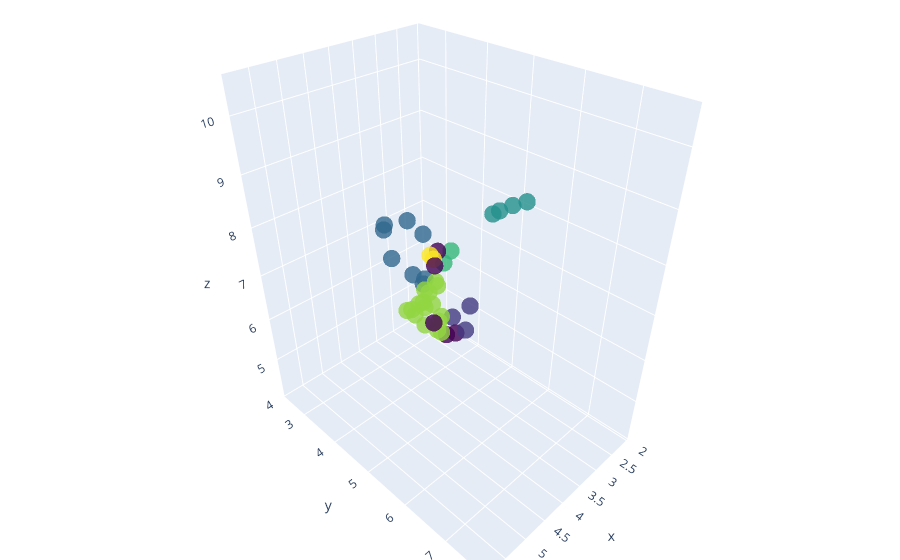

The code cell stored with this chart in its notebook:
### Markdown cell above
## UMAP with DBSCAN

### Code cell
import umap.umap_ as umap
import plotly.graph_objects as go

# Compute UMAP embeddings
reducer = umap.UMAP(n_neighbors=7, metric='precomputed', n_components=3)
embedding = reducer.fit_transform(wasserstein_distances)

# Create a trace for the scatter plot
trace = go.Scatter3d(
    x=embedding[:, 0],
    y=embedding[:, 1],
    z=embedding[:, 2],
    mode='markers',
    marker=dict(
        size=6,
        color=labels_dbscan,  # set color to DBSCAN cluster labels
        colorscale='Viridis',   # choose a colorscale
        opacity=0.8
    ),
    text=sequences,  # add protein sequences as labels
    hovertemplate='Protein: %{text}<br>Cluster: %{marker.color}<extra></extra>'  # show protein sequence and cluster on hover
)

# Create a layout
layout = go.Layout(
    margin=dict(l=0, r=0, b=0, t=0),
    hovermode='closest'  # show label of the closest point on hover
)

# Create a figure and add the scatter plot trace to it
fig = go.Figure(data=[trace], layout=layout)

# Show the figure
fig.show()

### Figure 1 — Plotly figure (JSON) as saved in the notebook; plotly's stock layout.template omitted (floating-point values rounded to 4 significant figures)
{"data": [{"hovertemplate": "Protein: %{text}<br>Cluster: %{marker.color}<extra></extra>", "marker": {"color": [-1, 0, 1, 1, 0, -1, 2, 3, 3, -1, 0, 1, 1, 2, 1, 1, 2, 1, 2, 1, 4, 5, 4, 4, 5, 4, 4, 4, 4, 4, 4, 4, 4, 4, 4, 4, 4, 4, -1, -1], "colorscale": [[0, "#440154"], [0.1111, "#482878"], [0.2222, "#3e4989"], [0.3333, "#31688e"], [0.4444, "#26828e"], [0.5556, "#1f9e89"], [0.6667, "#35b779"], [0.7778, "#6ece58"], [0.8889, "#b5de2b"], [1, "#fde725"]], "opacity": 0.8, "size": 6}, "mode": "markers", "text": ["MAPLRKTYVLKLYVAGNTPNSVRALKTLNNILEKEFKGVYALKVIDVLKNPQLAEEDKILATPTLAKKLPPPVRRIIGDLSNSKKVLIGLDLLYEEIGDQAEDDLGLE", "MAPLRKTYVLKLYVAGNTPNSVRALKTLNNILEKEFKGVYALKVIDVLKNPQLAEEDKILATPTLAKGLPPPVRRIIGDLSNRKKVLIGLDLLYEEIGDQAEDDLGLE", "MAPLRKTYVLKLYVAGNTPNSVRALKTLNNILEKEFKGVYALKVIDVLKNPQLAEEDKILATPTLAKLLPPPVRRIIGDLSNRKKVLIGLDLLYEEIGDQAEDDLGLE", "MAPLRKTYVLKLYVAGNTPNSVRALKTLNNILEKEFKGVYALKVIDVLKNPQLAEEDKILATPTLAKLLPPPVRRIIGDLSNKEKVLIGLDLLYEEIGDQAEDDLGLE", "MAPLRKTYVLKLYVAGNTPNSVRALKTLNNILEKEFKGVYALKVIDVLKNPQLAEEDKILATPTLAKGLPPPVRRIIGDLSNKEKVLIGLDLLYEEIGDQAEDDLGLE", "MAPLRKTYVLKLYVAGNTPNSVRALKTLNNILEKEFKGVYALKVIDVLKNPQLAEEDKILATPTLAKGLPPPVRRIIGDLSNPKKVLIGLDLLYEEIGDQAEDDLGLE", "MAPLRKTYVLKLYVAGNTPNSVRALKTLNNILEKEFKGVYALKVIDVLKNPQLAEEDKILATPTLAKLLPPPVRRIIGDLSNLEKVLIGLDLLYEEIGDQAEDDLGLE", "MAPLRKTYVLKLYVAGNTPNSVRALKTLNNILEKEFKGVYALKVIDVLKNPQLAEEDKILATPTLAKGLPPPVRRIIGDLSNLEKVLIGLDLLYEEIGDQAEDDLGLE", "MAPLRKTYVLKLYVAGNTPNSVRALKTLNNILEKEFKGVYALKVIDVLKNPQLAEEDKILATPTLAKGLPPPVRRIIGDLSNLKKVLIGLDLLYEEIGDQAEDDLGLE", "MAPLRKTYVLKLYVAGNTPNSVRALKTLNNILEKEFKGVYALKVIDVLKNPQLAEEDKILATPTLAKKLPPPVRRIIGDLSNVKKVLIGLDLLYEEIGDQAEDDLGLE", "MAPLRKTYVLKLYVAGNTPNSVRALKTLNNILEKEFKGVYALKVIDVLKNPQLAEEDKILATPTLAKGLPPPVRRIIGDLSNKKKVLIGLDLLYEEIGDQAEDDLGLE", "MAPLRKTYVLKLYVAGNTPNSVRALKTLNNILEKEFKGVYALKVIDVLKNPQLAEEDKILATPTLAKLLPPPVRRIIGDLSNKKKVLIGLDLLYEEIGDQAEDDLGLE", "MAPLRKTYVLKLYVAGNTPNSVRALKTLNNILEKEFKGVYALKVIDVLKNPQLAEEDKILATPTLAKKLPPPVRRIIGDLSNPKKVLIGLDLLYEEIGDQAEDDLGLE", "MAPLRKTYVLKLYVAGNTPNSVRALKTLNNILEKEFKGVYALKVIDVLKNPQLAEEDKILATPTLAKLLPPPVRRIIGDLSNLKKVLIGLDLLYEEIGDQAEDDLGLE", "MAPLRKTYVLKLYVAGNTPNSVRALKTLNNILEKEFKGVYALKVIDVLKNPQLAEEDKILATPTLAKKLPPPVRRIIGDLSNKEKVLIGLDLLYEEIGDQAEDDLGLE", "MAPLRKTYVLKLYVAGNTPNSVRALKTLNNILEKEFKGVYALKVIDVLKNPQLAEEDKILATPTLAKLLPPPVRRIIGDLSNPKKVLIGLDLLYEEIGDQAEDDLGLE", "MAPLRKTYVLKLYVAGNTPNSVRALKTLNNILEKEFKGVYALKVIDVLKNPQLAEEDKILATPTLAKKLPPPVRRIIGDLSNLEKVLIGLDLLYEEIGDQAEDDLGLE", "MAPLRKTYVLKLYVAGNTPNSVRALKTLNNILEKEFKGVYALKVIDVLKNPQLAEEDKILATPTLAKKLPPPVRRIIGDLSNKKKVLIGLDLLYEEIGDQAEDDLGLE", "MAPLRKTYVLKLYVAGNTPNSVRALKTLNNILEKEFKGVYALKVIDVLKNPQLAEEDKILATPTLAKKLPPPVRRIIGDLSNLKKVLIGLDLLYEEIGDQAEDDLGLE", "MAPLRKTYVLKLYVAGNTPNSVRALKTLNNILEKEFKGVYALKVIDVLKNPQLAEEDKILATPTLAKKLPPPVRRIIGDLSNRKKVLIGLDLLYEEIGDQAEDDLGLE", "MAPLRKTYVLKLYVAGNTPNSVRALKTLNNILEKEFKGVYALKVIDVLKNPQLAEEDKILATPTLAKCLPPPVRRIIGDLSNYCKVLIGLDLLYEEIGDQAEDDLGLE", "MAPLRKTYVLKLYVAGNTPNSVRALKTLNNILEKEFKGVYALKVIDVLKNPQLAEEDKILATPTLAKMLPPPVRRIIGDLSNWCKVLIGLDLLYEEIGDQAEDDLGLE", "MAPLRKTYVLKLYVAGNTPNSVRALKTLNNILEKEFKGVYALKVIDVLKNPQLAEEDKILATPTLAKCLPPPVRRIIGDLSNWMKVLIGLDLLYEEIGDQAEDDLGLE", "MAPLRKTYVLKLYVAGNTPNSVRALKTLNNILEKEFKGVYALKVIDVLKNPQLAEEDKILATPTLAKCLPPPVRRIIGDLSNCFKVLIGLDLLYEEIGDQAEDDLGLE", "MAPLRKTYVLKLYVAGNTPNSVRALKTLNNILEKEFKGVYALKVIDVLKNPQLAEEDKILATPTLAKWLPPPVRRIIGDLSNWCKVLIGLDLLYEEIGDQAEDDLGLE", "MAPLRKTYVLKLYVAGNTPNSVRALKTLNNILEKEFKGVYALKVIDVLKNPQLAEEDKILATPTLAKMLPPPVRRIIGDLSNCWKVLIGLDLLYEEIGDQAEDDLGLE", "MAPLRKTYVLKLYVAGNTPNSVRALKTLNNILEKEFKGVYALKVIDVLKNPQLAEEDKILATPTLAKHLPPPVRRIIGDLSNCCKVLIGLDLLYEEIGDQAEDDLGLE", "MAPLRKTYVLKLYVAGNTPNSVRALKTLNNILEKEFKGVYALKVIDVLKNPQLAEEDKILATPTLAKCLPPPVRRIIGDLSNCHKVLIGLDLLYEEIGDQAEDDLGLE", "MAPLRKTYVLKLYVAGNTPNSVRALKTLNNILEKEFKGVYALKVIDVLKNPQLAEEDKILATPTLAKCLPPPVRRIIGDLSNHWKVLIGLDLLYEEIGDQAEDDLGLE", "MAPLRKTYVLKLYVAGNTPNSVRALKTLNNILEKEFKGVYALKVIDVLKNPQLAEEDKILATPTLAKMLPPPVRRIIGDLSNCCKVLIGLDLLYEEIGDQAEDDLGLE", "MAPLRKTYVLKLYVAGNTPNSVRALKTLNNILEKEFKGVYALKVIDVLKNPQLAEEDKILATPTLAKWLPPPVRRIIGDLSNCWKVLIGLDLLYEEIGDQAEDDLGLE", "MAPLRKTYVLKLYVAGNTPNSVRALKTLNNILEKEFKGVYALKVIDVLKNPQLAEEDKILATPTLAKWLPPPVRRIIGDLSNCCKVLIGLDLLYEEIGDQAEDDLGLE", "MAPLRKTYVLKLYVAGNTPNSVRALKTLNNILEKEFKGVYALKVIDVLKNPQLAEEDKILATPTLAKCLPPPVRRIIGDLSNMCKVLIGLDLLYEEIGDQAEDDLGLE", "MAPLRKTYVLKLYVAGNTPNSVRALKTLNNILEKEFKGVYALKVIDVLKNPQLAEEDKILATPTLAKCLPPPVRRIIGDLSNWCKVLIGLDLLYEEIGDQAEDDLGLE", "MAPLRKTYVLKLYVAGNTPNSVRALKTLNNILEKEFKGVYALKVIDVLKNPQLAEEDKILATPTLAKCLPPPVRRIIGDLSNCMKVLIGLDLLYEEIGDQAEDDLGLE", "MAPLRKTYVLKLYVAGNTPNSVRALKTLNNILEKEFKGVYALKVIDVLKNPQLAEEDKILATPTLAKCLPPPVRRIIGDLSNWWKVLIGLDLLYEEIGDQAEDDLGLE", "MAPLRKTYVLKLYVAGNTPNSVRALKTLNNILEKEFKGVYALKVIDVLKNPQLAEEDKILATPTLAKCLPPPVRRIIGDLSNCCKVLIGLDLLYEEIGDQAEDDLGLE", "MAPLRKTYVLKLYVAGNTPNSVRALKTLNNILEKEFKGVYALKVIDVLKNPQLAEEDKILATPTLAKCLPPPVRRIIGDLSNHCKVLIGLDLLYEEIGDQAEDDLGLE", "MAPLRKTYVLKLYVAGNTPNSVRALKTLNNILEKEFKGVYALKVIDVLKNPQLAEEDKILATPTLAKWLPPPVRRIIGDLSNWWKVLIGLDLLYEEIGDQAEDDLGLE", "MAPLRKTYVLKLYVAGNTPNSVRALKTLNNILEKEFKGVYALKVIDVLKNPQLAEEDKILATPTLAKCLPPPVRRIIGDLSNCWKVLIGLDLLYEEIGDQAEDDLGLE"], "type": "scatter3d", "x": [3.89, 4.341, 5.311, 5.456, 4.611, 4.196, 5.368, 5.612, 5.529, 5.197, 4.401, 5.669, 5.199, 5.661, 5.84, 4.919, 5.6, 5.744, 5.612, 5.726, 3.141, 4.135, 3.731, 2.744, 3.882, 2.128, 3.729, 2.898, 2.478, 3.539, 2.083, 3.401, 2.96, 3.596, 2.663, 3.499, 2.841, 3.19, 3.687, 2.292], "y": [4.928, 5.924, 5.927, 5.855, 5.796, 5.468, 7.698, 6.762, 6.55, 6.089, 5.89, 5.669, 5.782, 7.738, 5.768, 5.511, 7.507, 5.627, 7.423, 6.093, 3.552, 4.873, 4.545, 2.502, 4.525, 2.977, 4.634, 3.09, 2.465, 4.328, 2.637, 4.225, 3.292, 4.165, 3.004, 4.25, 2.78, 3.591, 4.431, 2.897], "z": [5.968, 7.415, 9.165, 8.532, 7.268, 6.505, 10.37, 9.414, 9.093, 8.912, 6.933, 8.816, 8.205, 10.45, 9.466, 8.023, 10.27, 9.288, 10.2, 9.615, 5.889, 7.714, 6.797, 4.566, 7.519, 4.319, 5.759, 5.156, 4.274, 5.525, 4.459, 5.606, 5.341, 6.374, 4.39, 6.625, 4.797, 5.488, 7.157, 4.177]}], "layout": {"hovermode": "closest", "margin": {"b": 0, "l": 0, "r": 0, "t": 0}}}
